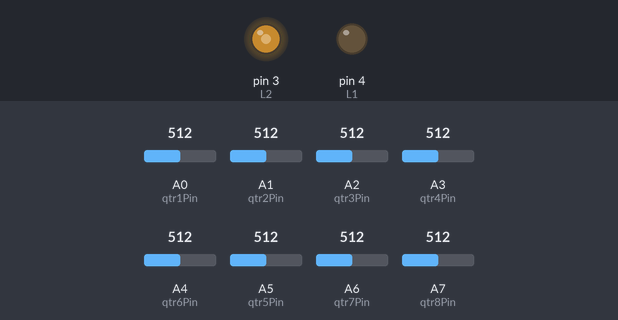
The sketch below on a simulated Arduino Nano, built with avr-gcc and run on an emulated ATmega328P. Parts: output pins drawn as LEDs (lit = HIGH). The inputs (shaded band) are chosen by the test bench; at power-on: A0 (qtr1Pin) = 512, A1 (qtr2Pin) = 512, A2 (qtr3Pin) = 512, A3 (qtr4Pin) = 512, A4 (qtr6Pin) = 512, A5 (qtr5Pin) = 512, A6 (qtr7Pin) = 512, A7 (qtr8Pin) = 512. Pins used as bus, display or sensor lines are not drawn; what the sketch prints to the serial monitor is not drawn.

Above: at 0.1 s.
Timing chart, 0 to 1.9 s (numbered marks = the images above):
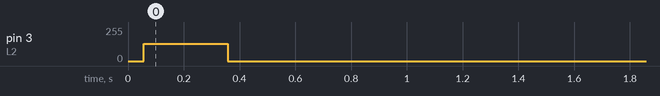

The sketch:

navTest_22_5_b.ino
```cpp
#define L2 3
#define L1 4
#define R1 5
#define R2 6

#define qtr1Pin A0
#define qtr2Pin A1
#define qtr3Pin A2
#define qtr4Pin A3
#define qtr5Pin A5
#define qtr6Pin A4
#define qtr7Pin A6
#define qtr8Pin A7

int qtrVal[9];
char qtrState[9];


void setup()
{
	Serial.begin(115200);

	initMotors();
	moveToLine();

	 //moveLeft(255);
	 //delay(1000);
	 //moveStop();

}

void loop()
{
	getLine();
	driveToStart();
}

void initMotors()
{
	pinMode(L1, OUTPUT);
	pinMode(L2, OUTPUT);
	pinMode(R1, OUTPUT);
	pinMode(R2, OUTPUT);

	analogWrite(L1, 0);
	analogWrite(R1, 0);

	analogWrite(L2, 0);
	analogWrite(R2, 0);
}

void moveToLine()
{
	while((strcmp(qtrState, "11111111")))
	{
		getLine();
	}

	moveForward(130);
	delay(300);
	moveStop();
	delay(1000);
}

void getLine()
{
	qtrVal[0] = analogRead(qtr1Pin);
	qtrVal[1] = analogRead(qtr2Pin);
	qtrVal[2] = analogRead(qtr3Pin);
	qtrVal[3] = analogRead(qtr4Pin);
	qtrVal[4] = analogRead(qtr5Pin);
	qtrVal[5] = analogRead(qtr6Pin);
	qtrVal[6] = analogRead(qtr7Pin);
	qtrVal[7] = analogRead(qtr8Pin);

	for(int i=0;i<8;i++)
	{
		if (qtrVal[i] >= 250)
		{
			qtrState[i] = '1';
		}

		else
		{
			qtrState[i] = '0';
		}

		Serial.write(qtrState[i]);
		delay(7);
	}
		Serial.println("   ");
}

void moveForward(int speed)
{
	analogWrite(L1, 0);
	analogWrite(R1, 0);

	analogWrite(L2, speed);
	analogWrite(R2, speed);
}

void moveStop()
{
	analogWrite(L1, 0);
	analogWrite(R1, 0);

	analogWrite(L2, 0);
	analogWrite(R2, 0);
}

void moveReverse(int speed)
{
	analogWrite(L1, speed);
	analogWrite(R1, speed);

	analogWrite(L2, 0);
	analogWrite(R2, 0);
}

void moveLeft(int speed)
{
	analogWrite(L1, speed);
	analogWrite(R2, speed);
	analogWrite(L2, 0);
	analogWrite(R1, 0);
}

void turnLeft()
{
	analogWrite(L1, 0);
	analogWrite(R1, 200);

	analogWrite(L2, 200);
	analogWrite(R2, 0);
}

void moveRightTicks(int speed, int tickNum, int interval)
{
	//unsigned long previousMillis = 0;

	for(int i=0; i<(tickNum);i++)
	{

		moveRight(speed);

		delay(interval);

		moveStop();

		delay(1000);
	}
}

void moveRight(int speed)
{
	analogWrite(L2, speed);
	analogWrite(R1, speed);
	analogWrite(L1, 0);
	analogWrite(R2, 0);
}

void turnRight()
{
	analogWrite(L1, 200);
	analogWrite(R1, 0);

	analogWrite(L2, 0);
	analogWrite(R2, 200);
}

void moveLeftTicks(int speed, int tickNum, int interval)
{
	for(int i=0; i<(tickNum);i++)
	{
		moveLeft(speed);

		delay(interval);

		moveStop();

		delay(1000);
	}
}

void followStraight()
{
	getLine();

	//Straight

	if ((!strcmp(qtrState, "00011000")) || (!strcmp(qtrState, "00001000")) || (!strcmp(qtrState, "00010000")))
	{
		moveForward(70);
		Serial.println("Straight");
	}

	//Correct Left

	if ((!strcmp(qtrState, "00110000")) || (!strcmp(qtrState, "00111000")) || (!strcmp(qtrState, "01100000")) || (!strcmp(qtrState, "00100000")))		//CORRECT LEFT
	{
		moveStop();
		delay(500);

		while((strcmp(qtrState, "00011000")) && (strcmp(qtrState, "00001000")) && (strcmp(qtrState, "00010000")))//&& (strcmp(qtrState, "011000")))
		{
			getLine();
			turnRight();
			Serial.println("Correcting Left");

		}

		moveStop();
		delay(750);
	}

	//Correct Right

	if ((!strcmp(qtrState, "00001100")) || (!strcmp(qtrState, "00011100")) || (!strcmp(qtrState, "00000110")) || (!strcmp(qtrState, "00000100")))	//CORRECT RIGHT
	{
		moveStop();
		delay(500);

		while((strcmp(qtrState, "00011000")) && (strcmp(qtrState, "00001000")) && (strcmp(qtrState, "00010000")))//&& (strcmp(qtrState, "011000")))
		{
			getLine();
			turnLeft();
			Serial.println("Correcting Right");
		}

		moveStop();
		delay(750);
	}

	//Stop

	if  ((!strcmp(qtrState, "00000000")) || (!strcmp(qtrState, "11111111")))
	{
		moveStop();

		while((!strcmp(qtrState, "00000000")))
        {
        	while(1)
        	{
		       	 getLine();
		       	 Serial.print("I see nothing    ");
	       	}
        }

		moveStop();
		Serial.println("Stop");

	}
}

void followRight()
{
	while((strcmp(qtrState, "00001111")) && (strcmp(qtrState, "00000111")) && (strcmp(qtrState, "00011111")))
	{
		followStraight();
	}

	moveStop();
	delay(500);

	moveReverse(80);
	delay(1500);

	moveStop();
	delay(500);

	while((strcmp(qtrState, "00011000")) && (strcmp(qtrState, "00011100")) && (strcmp(qtrState, "00111000")))
	{
		getLine();
		turnRight();

		//Serial.println("TURNING RIGHT");
	}

	moveStop();
	delay(500);

}

void followLeft()
{
	while((strcmp(qtrState, "11110000")) && (strcmp(qtrState, "11111000")) && (strcmp(qtrState, "11100000")))
	{
		followStraight();
	}

	moveStop();
	delay(1000);

	moveLeft(255);
	delay(500);
	moveStop();
	delay(1000);

	moveForward(80);
	delay(600);
	moveStop();
	delay(500);
}

void driveToStart()
{
	//followRight();
	//followLeft();
	followStraight();
}

void followLine()
{
	getLine();
	followStraight();

	if ((!strcmp(qtrState, "00011111")) || (!strcmp(qtrState, "00001111"))|| (!strcmp(qtrState, "00111111")))
	{
		followRight();
	}

	if ((!strcmp(qtrState, "11111000")) || (!strcmp(qtrState, "11110000")) || (!strcmp(qtrState, "11111100")))
	{
		followLeft();
	}
}
```
